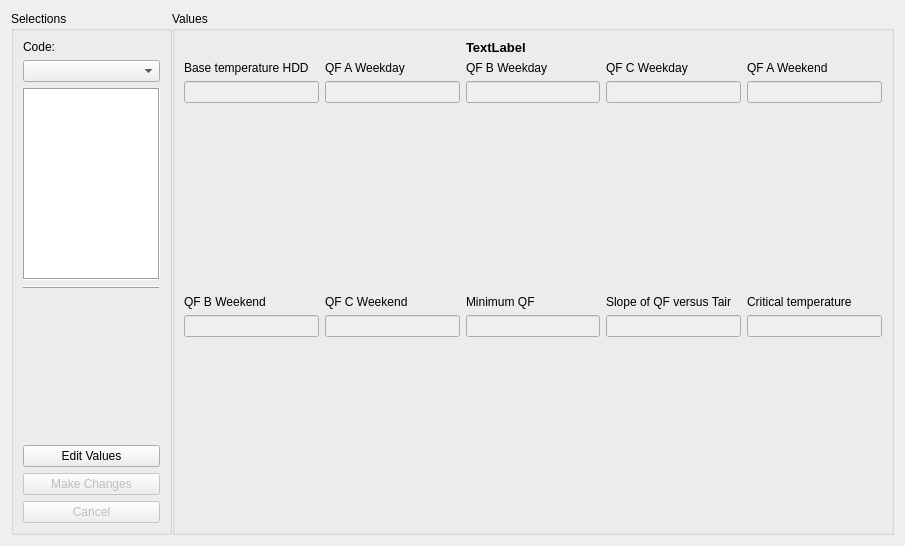
<?xml version="1.0" encoding="UTF-8"?>
<ui version="4.0">
 <class>Form</class>
 <widget class="QWidget" name="Form">
  <property name="geometry">
   <rect>
    <x>0</x>
    <y>0</y>
    <width>905</width>
    <height>546</height>
   </rect>
  </property>
  <property name="windowTitle">
   <string>Form</string>
  </property>
  <layout class="QHBoxLayout" name="horizontalLayout">
   <property name="spacing">
    <number>0</number>
   </property>
   <item>
    <widget class="QGroupBox" name="groupBox">
     <property name="minimumSize">
      <size>
       <width>161</width>
       <height>0</height>
      </size>
     </property>
     <property name="maximumSize">
      <size>
       <width>161</width>
       <height>16777215</height>
      </size>
     </property>
     <property name="title">
      <string>Selections</string>
     </property>
     <property name="flat">
      <bool>false</bool>
     </property>
     <layout class="QVBoxLayout" name="verticalLayout_11">
      <item>
       <widget class="QLabel" name="label">
        <property name="text">
         <string>Code:</string>
        </property>
       </widget>
      </item>
      <item>
       <widget class="QComboBox" name="comboBox"/>
      </item>
      <item>
       <widget class="QTextBrowser" name="exp_label">
        <property name="enabled">
         <bool>true</bool>
        </property>
        <property name="frameShape">
         <enum>QFrame::Box</enum>
        </property>
       </widget>
      </item>
      <item>
       <widget class="Line" name="line">
        <property name="frameShadow">
         <enum>QFrame::Raised</enum>
        </property>
        <property name="orientation">
         <enum>Qt::Horizontal</enum>
        </property>
       </widget>
      </item>
      <item>
       <widget class="QLabel" name="Image">
        <property name="text">
         <string/>
        </property>
       </widget>
      </item>
      <item>
       <spacer name="verticalSpacer_3">
        <property name="orientation">
         <enum>Qt::Vertical</enum>
        </property>
        <property name="sizeHint" stdset="0">
         <size>
          <width>20</width>
          <height>40</height>
         </size>
        </property>
       </spacer>
      </item>
      <item>
       <widget class="QPushButton" name="editButton">
        <property name="text">
         <string>Edit Values</string>
        </property>
       </widget>
      </item>
      <item>
       <widget class="QPushButton" name="changeButton">
        <property name="enabled">
         <bool>false</bool>
        </property>
        <property name="text">
         <string>Make Changes</string>
        </property>
       </widget>
      </item>
      <item>
       <widget class="QPushButton" name="cancelButton">
        <property name="enabled">
         <bool>false</bool>
        </property>
        <property name="text">
         <string>Cancel</string>
        </property>
       </widget>
      </item>
     </layout>
    </widget>
   </item>
   <item>
    <widget class="QGroupBox" name="groupBox2">
     <property name="title">
      <string>Values</string>
     </property>
     <property name="flat">
      <bool>false</bool>
     </property>
     <property name="checkable">
      <bool>false</bool>
     </property>
     <layout class="QGridLayout" name="gridLayout">
      <item row="3" column="0">
       <layout class="QVBoxLayout" name="verticalLayout_6">
        <item>
         <widget class="QLabel" name="label_7">
          <property name="text">
           <string>QF B Weekend</string>
          </property>
         </widget>
        </item>
        <item>
         <widget class="QLineEdit" name="lineEdit_6">
          <property name="enabled">
           <bool>false</bool>
          </property>
         </widget>
        </item>
       </layout>
      </item>
      <item row="3" column="1">
       <layout class="QVBoxLayout" name="verticalLayout_7">
        <item>
         <widget class="QLabel" name="label_25">
          <property name="text">
           <string>QF C Weekend</string>
          </property>
         </widget>
        </item>
        <item>
         <widget class="QLineEdit" name="lineEdit_7">
          <property name="enabled">
           <bool>false</bool>
          </property>
         </widget>
        </item>
       </layout>
      </item>
      <item row="3" column="2">
       <layout class="QVBoxLayout" name="verticalLayout_8">
        <item>
         <widget class="QLabel" name="label_8">
          <property name="text">
           <string>Minimum QF</string>
          </property>
         </widget>
        </item>
        <item>
         <widget class="QLineEdit" name="lineEdit_8">
          <property name="enabled">
           <bool>false</bool>
          </property>
         </widget>
        </item>
       </layout>
      </item>
      <item row="3" column="4">
       <layout class="QVBoxLayout" name="verticalLayout_10">
        <item>
         <widget class="QLabel" name="label_9">
          <property name="text">
           <string>Critical temperature</string>
          </property>
         </widget>
        </item>
        <item>
         <widget class="QLineEdit" name="lineEdit_10">
          <property name="enabled">
           <bool>false</bool>
          </property>
         </widget>
        </item>
       </layout>
      </item>
      <item row="2" column="0">
       <spacer name="verticalSpacer">
        <property name="orientation">
         <enum>Qt::Vertical</enum>
        </property>
        <property name="sizeHint" stdset="0">
         <size>
          <width>20</width>
          <height>40</height>
         </size>
        </property>
       </spacer>
      </item>
      <item row="1" column="1">
       <layout class="QVBoxLayout" name="verticalLayout_2">
        <item>
         <widget class="QLabel" name="label_3">
          <property name="text">
           <string>QF A Weekday</string>
          </property>
         </widget>
        </item>
        <item>
         <widget class="QLineEdit" name="lineEdit_2">
          <property name="enabled">
           <bool>false</bool>
          </property>
         </widget>
        </item>
       </layout>
      </item>
      <item row="1" column="2">
       <layout class="QVBoxLayout" name="verticalLayout_3">
        <item>
         <widget class="QLabel" name="label_4">
          <property name="text">
           <string>QF B Weekday</string>
          </property>
         </widget>
        </item>
        <item>
         <widget class="QLineEdit" name="lineEdit_3">
          <property name="enabled">
           <bool>false</bool>
          </property>
         </widget>
        </item>
       </layout>
      </item>
      <item row="1" column="0">
       <layout class="QVBoxLayout" name="verticalLayout">
        <item>
         <widget class="QLabel" name="label_2">
          <property name="text">
           <string>Base temperature HDD</string>
          </property>
         </widget>
        </item>
        <item>
         <widget class="QLineEdit" name="lineEdit_1">
          <property name="enabled">
           <bool>false</bool>
          </property>
         </widget>
        </item>
       </layout>
      </item>
      <item row="1" column="4">
       <layout class="QVBoxLayout" name="verticalLayout_5">
        <item>
         <widget class="QLabel" name="label_6">
          <property name="text">
           <string>QF A Weekend</string>
          </property>
         </widget>
        </item>
        <item>
         <widget class="QLineEdit" name="lineEdit_5">
          <property name="enabled">
           <bool>false</bool>
          </property>
         </widget>
        </item>
       </layout>
      </item>
      <item row="1" column="3">
       <layout class="QVBoxLayout" name="verticalLayout_4">
        <item>
         <widget class="QLabel" name="label_5">
          <property name="text">
           <string>QF C Weekday</string>
          </property>
         </widget>
        </item>
        <item>
         <widget class="QLineEdit" name="lineEdit_4">
          <property name="enabled">
           <bool>false</bool>
          </property>
         </widget>
        </item>
       </layout>
      </item>
      <item row="3" column="3">
       <layout class="QVBoxLayout" name="verticalLayout_9">
        <item>
         <widget class="QLabel" name="label_10">
          <property name="text">
           <string>Slope of QF versus Tair</string>
          </property>
         </widget>
        </item>
        <item>
         <widget class="QLineEdit" name="lineEdit_9">
          <property name="enabled">
           <bool>false</bool>
          </property>
         </widget>
        </item>
       </layout>
      </item>
      <item row="4" column="0">
       <spacer name="verticalSpacer_2">
        <property name="orientation">
         <enum>Qt::Vertical</enum>
        </property>
        <property name="sizeHint" stdset="0">
         <size>
          <width>20</width>
          <height>40</height>
         </size>
        </property>
       </spacer>
      </item>
      <item row="0" column="2">
       <widget class="QLabel" name="tab_name">
        <property name="font">
         <font>
          <pointsize>10</pointsize>
          <weight>75</weight>
          <bold>true</bold>
         </font>
        </property>
        <property name="text">
         <string>TextLabel</string>
        </property>
       </widget>
      </item>
     </layout>
    </widget>
   </item>
  </layout>
 </widget>
 <resources/>
 <connections/>
</ui>
